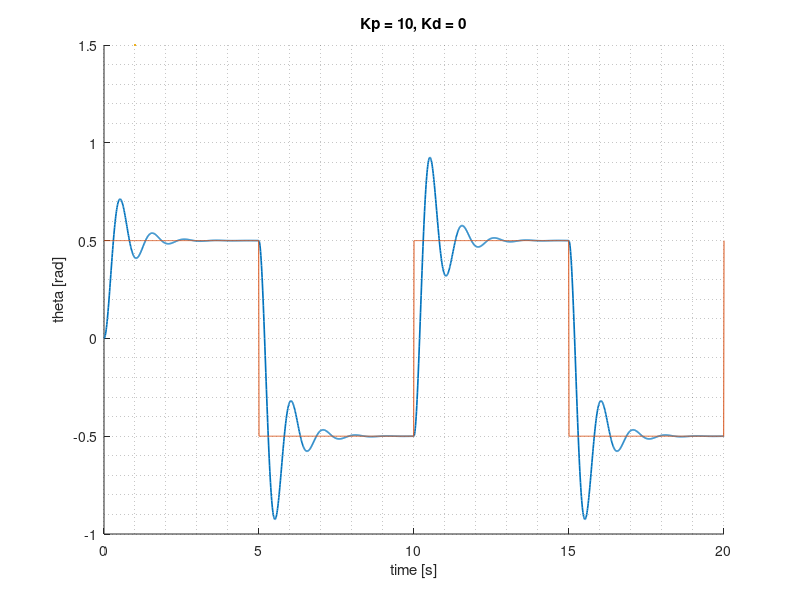

Write the MATLAB code that produced this figure.
%% Housekeeping
clc; close all; clear

%% loading in constants
Kg = 33.3;
Km = .0401;
Rm = 19.2;
J = 5e-4 + (0.2*0.2794^2) + 0.0015;
fc = 1.8;
% important as fuck
KptVec = [5 10 20 10 10 10];
KdtVec = [0 0 0 1 -1 -0.5];
Kpt = KptVec(5);
Kdt = KdtVec(6);

% data = readmatrix('Position Control Constants 2022 - Aerospace Modules.xlsx')

%% modeling closed loop behaviour of the system

% Equations 18
omega_n_square = @(Kpt, Kg, Km, J, Rm) (Kpt*Kg*Km)/(J*Rm);
zeta = @(Kpt, Kg, Km, J, Rm, Kdt) (Kg^2*Km^2 + Kdt*Kg*Km)/(2*sqrt(...
        Kpt*Kg*Km*J*Rm));

% calling anonymous func handles
bigW_squared = omega_n_square(Kpt, Kg, Km, J, Rm);
bigZeta = zeta(Kpt, Kg, Km, J, Rm, Kdt);

% [numVec denomVec] = dtsg(KptVec, KdtVec, omega_n_square, zeta);

num = [bigW_squared];
denom = [1 2*bigZeta*sqrt(bigW_squared) bigW_squared];
cltf = tf(num, denom);

% creating input function
t = 0:0.01:20; % Time from 0 to 20 seconds with a step size of 0.01

% Create a vector of zeros
frequency = 0.1; % Frequency of the square wave (in Hz)
amplitude = 0.5; % Amplitude of the square wave

% Define time span
t = 0:0.01:20; % Time from 0 to 20 seconds with a step size of 0.01

% Generate square wave
input = amplitude * square(2 * pi * frequency * t);

[x, t] = lsim(cltf, input, t);


%% plot you fuck
figure; hold on;
plot(t, x, 'LineWidth',1.2)
plot(t, input, LineWidth=1.5)
% yline(1.1, 'k--')
% yline(0.9, 'k--')
xlabel('time [s]')
ylabel('theta [rad]')
title('Kp = 10, Kd = 0')
grid minor;





% zeta: dampening ratio omega_n = natural frequency response

% Function Library
function [numVec denomVec] = dtsg(KptVec, KdtVec, omega_n_square, zeta)
    numVec = zeros(length(KptVec));
    denomVec = zeros(length(KptVec));
    
    for i = 1:length(KptVec)
        numVec(i) = omega_n_square(KptVec(i), Kg, Km, J, Rm);
        denomVec(i) = zeta(KptVec(i), Kg, Km, J, Rm, KdtVec(i));
    end    
end
